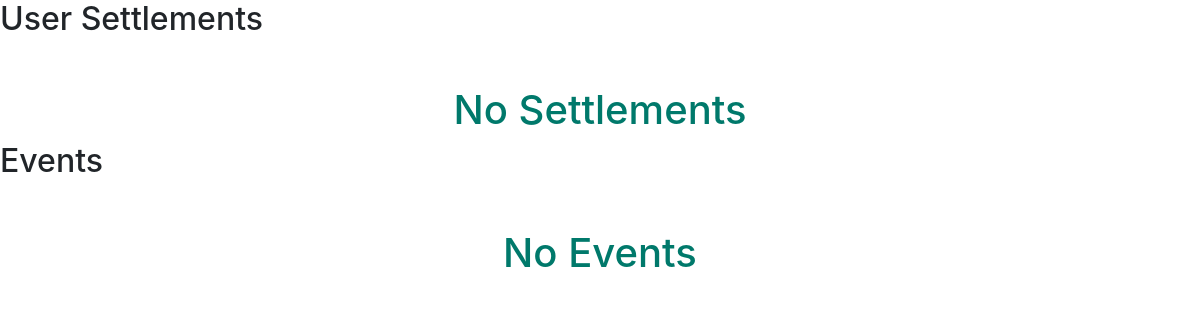
/core/activity/ (signed in), run on an earlier commit of the app's database.
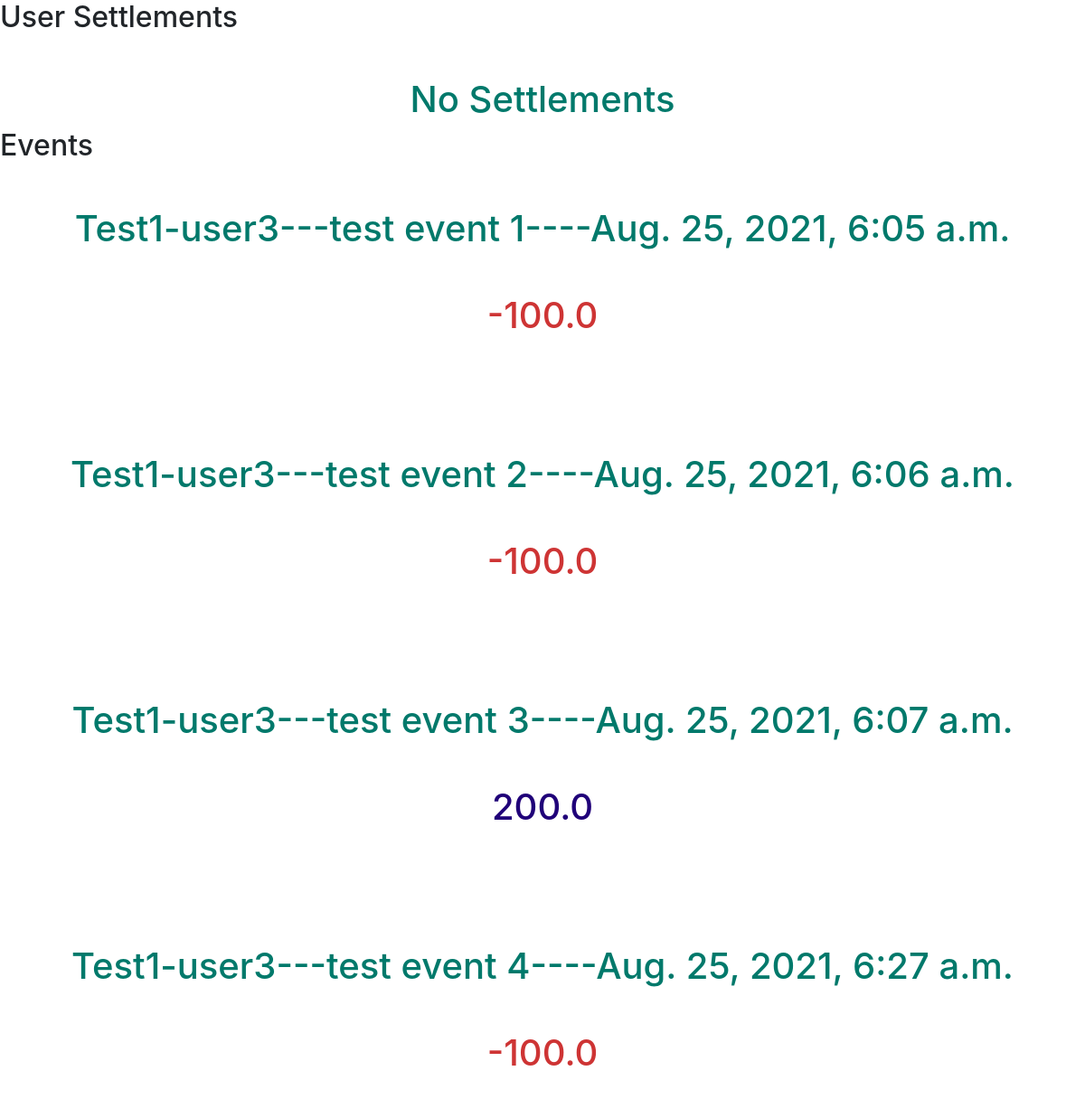
And on a later commit of the database.
### core/models.py (models this page shows, shortened)
class Event(models.Model):
    groupName = models.CharField(max_length=128)
    groupAdmin = models.ForeignKey(User,on_delete=models.CASCADE, related_name="EventAdmin",default=1)
    created_by = models.ForeignKey(settings.AUTH_USER_MODEL,default=1,on_delete=models.CASCADE)
    payers = models.CharField(max_length=256)
    bearers = models.CharField(max_length=256)
    description = models.CharField(max_length=256)
    created_at = models.DateTimeField(auto_now_add=True)
    eventType = models.CharField(max_length=9,choices=EVENT_TYPE_CHOICES,default="equal")

### core/views.py (the view)
# urls.py: path('activity/',views.activity,name='activity')
def activity(request):
    user_settlements = settlement.objects.filter(user1=request.user) | settlement.objects.filter(user2=request.user)
    groups_list = Group.objects.filter(member=request.user) | Group.objects.filter(groupAdmin=request.user)
    events_list = []
    for group in groups_list:
        events_list.extend(Event.objects.filter(groupName=group.groupName,groupAdmin=group.groupAdmin))
    event_debt = {}
    for event in events_list:
        if(event.eventType=='unequal'):
            bearer = eval(event.bearers)
            if request.user.username in bearer :
                event_debt[event]=bearer[request.user.username]
        elif(event.eventType=='equal'):
            payers = eval(event.payers)
            print(payers)
            total_event_paid = 0
            for paid_amount in payers.values():
                total_event_paid=total_event_paid+paid_amount
            group_objects = Group.objects.filter(groupName = event.groupName,groupAdmin = event.groupAdmin)
            totol_members_in_group=1
            for group_object in group_objects:
                totol_members_in_group +=1
            user_net_amount = 0
            if request.user.username in payers:
                user_net_amount += payers[request.user.username]
            user_net_amount -= total_event_paid/totol_members_in_group
            event_debt[event]=user_net_amount
    return render(request,'core/activity.html',{'event_debt':event_debt,'user_settlements':user_settlements})

### core/templates/core/activity.html (shortened to what this page needs)
{% extends 'core/base_user.html' %}
{% block content %}
    <h2>User Settlements</h2>
    {%if user_settlements%}
    {% for settlement in user_settlements %}
    <h1 class='mt-5' style="text-align:center; color:#00796b;">{{settlement.groupName}}-{{settlement.groupAdmin.username}}---{{settlement.user1.username}} -------> {{settlement.user2.username}} -------- {{settlement.done_at}} </h1>
    {%if settlement.amount > 0%}
    <h1 class='mt-5' style="text-align:center; color:#200079;">{{settlement.amount}}</h1>
    {%else%}
    <h1 class='mt-5' style="text-align:center; color:#ce3434;">{{settlement.amount}}</h1>
    {%endif%}
      <br><br><br>
      {% endfor %}
      {%else%}
       <h1 class='mt-5' style="text-align:center; color:#00796b;" >No Settlements</h1>
    {%endif%}
    <h2>Events</h2>
    {%if event_debt%}
        {% for event,value in event_debt.items %}
        <h1 class='mt-5' style="text-align:center; color:#00796b;">{{event.groupName}}-{{event.groupAdmin.username}}---{{event.description}}----{{event.created_at}}   </h1>
        {%if value > 0%}
    <h1 class='mt-5' style="text-align:center; color:#200079;">{{value}}</h1>
    {%else%}
    <h1 class='mt-5' style="text-align:center; color:#ce3434;">{{value}}</h1>
    {%endif%}
          <br><br><br>
          {% endfor %}
          {%else%}
           <h1 class='mt-5' style="text-align:center; color:#00796b;" >No Events</h1>
    {%endif%}
{% endblock %}

What changed in the data, as far as the page shows it:
added Event: groupName "Test1", groupAdmin.username "user3", description "test event 1", created_at "Aug. 25, 2021, 6:05 a.m.", value "-100.0"
added Event: groupName "Test1", groupAdmin.username "user3", description "test event 2", created_at "Aug. 25, 2021, 6:06 a.m.", value "-100.0"
added Event: groupName "Test1", groupAdmin.username "user3", description "test event 3", created_at "Aug. 25, 2021, 6:07 a.m.", value "200.0"
added Event: groupName "Test1", groupAdmin.username "user3", description "test event 4", created_at "Aug. 25, 2021, 6:27 a.m.", value "-100.0"
Also different on the page:
text no longer shown: "No Events"
